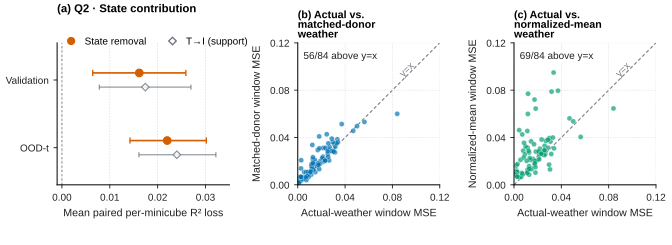

The script that saved this image:
#!/usr/bin/env python3
"""Generate TerraState Figure 3 v2 from frozen Q2/Q3 JSON records.

This script:
  * reads paired Q2 estimates and frozen bootstrap intervals directly;
  * reads all 84 Q3 paired rows directly;
  * never reruns evaluation, filters samples, or hard-codes plotted values;
  * validates the current source files against the frozen results ledger;
  * writes SVG, vector PDF, 300-dpi PNG, grayscale, and paper-scale previews.
"""

from __future__ import annotations

import hashlib
import json
import math
import os
from pathlib import Path
from typing import Any

os.environ.setdefault("MPLCONFIGDIR", "/tmp/terrastate_fig3_mplconfig")

import matplotlib

matplotlib.use("Agg")
import matplotlib.pyplot as plt
import numpy as np
from matplotlib.lines import Line2D
from PIL import Image


FIGURE_WORKSPACE = Path(__file__).resolve().parents[1]
PROJECT_ROOT = FIGURE_WORKSPACE.parents[1]

VAL_Q2 = (
    PROJECT_ROOT
    / "TerraState_AAAI27/evidence_workspace/raw/release/"
    / "val_q2_state_contract_exclusive.json"
)
OODT_Q2 = (
    PROJECT_ROOT
    / "TerraState_AAAI27/evidence_workspace/raw/release/"
    / "oodt_q1q2_state_contract_exclusive.json"
)
Q3_RECORD = (
    PROJECT_ROOT
    / "TerraState_AAAI27/evidence_workspace/raw/release/"
    / "q3_extreme_state_audit.json"
)
RESULTS_LEDGER = (
    PROJECT_ROOT / "TerraState_AAAI27/evidence_workspace/results_ledger.json"
)

SVG_OUTPUT = FIGURE_WORKSPACE / "source/fig3_behavior_v2.svg"
PDF_OUTPUT = FIGURE_WORKSPACE / "export/fig3_behavior_v2.pdf"
PNG_OUTPUT = FIGURE_WORKSPACE / "export/fig3_behavior_v2.png"
GRAY_OUTPUT = FIGURE_WORKSPACE / "qa/fig3_behavior_v2_grayscale.png"
PAPERSCALE_OUTPUT = FIGURE_WORKSPACE / "qa/fig3_behavior_v2_paperscale.png"

EXPECTED_Q3_PAIRS = 84
EXPECTED_DONOR_DELTA = 0.002565468112672014
EXPECTED_MEAN_DELTA = 0.011261332329706334

INK = "#202124"
GRID = "#D5D9DE"
ZERO = "#7B8087"
STATE = "#D55E00"  # Okabe-Ito vermillion
SUPPORT = "#6C757D"
DONOR = "#0072B2"  # Okabe-Ito blue
MEAN = "#009E73"  # Okabe-Ito bluish green


def read_json(path: Path) -> dict[str, Any]:
    with path.open("r", encoding="utf-8") as handle:
        return json.load(handle)


def sha256(path: Path) -> str:
    return hashlib.sha256(path.read_bytes()).hexdigest()


def require_finite(value: Any, label: str) -> float:
    if not isinstance(value, (int, float)) or not math.isfinite(value):
        raise ValueError(f"{label} is missing or non-finite: {value!r}")
    return float(value)


def ledger_hashes(ledger: dict[str, Any]) -> dict[str, str]:
    hashes: dict[str, str] = {}
    for record in ledger.get("records", []):
        raw_path = record.get("raw_json_absolute_path")
        raw_hash = record.get("raw_json_sha256")
        if raw_path and raw_hash:
            hashes[str(Path(raw_path).resolve())] = str(raw_hash)
    return hashes


def verify_frozen_sources(ledger: dict[str, Any]) -> None:
    expected = ledger_hashes(ledger)
    for path in (VAL_Q2, OODT_Q2, Q3_RECORD):
        resolved = str(path.resolve())
        if resolved not in expected:
            raise ValueError(f"source is absent from frozen results ledger: {path}")
        observed = sha256(path)
        if observed != expected[resolved]:
            raise ValueError(
                f"frozen source hash mismatch for {path}: "
                f"ledger={expected[resolved]}, observed={observed}"
            )


def extract_q2(record: dict[str, Any], split: str) -> dict[str, Any]:
    if record.get("status") != "COMPLETE":
        raise ValueError(f"{split}: Q2 record is not COMPLETE")
    q2 = record["Q2_load_bearing"]
    definitions = {
        "state_removal": q2["closure_cut_alpha0"]["bootstrap95"],
        "transition_identity": q2["transition_identity"]["bootstrap95"],
    }
    extracted: dict[str, Any] = {"split": split}
    for key, block in definitions.items():
        mean = require_finite(block.get("mean"), f"{split}.{key}.mean")
        low = require_finite(block.get("ci_low"), f"{split}.{key}.ci_low")
        high = require_finite(block.get("ci_high"), f"{split}.{key}.ci_high")
        n = int(block.get("n", 0))
        if not (low <= mean <= high):
            raise ValueError(f"{split}.{key}: estimate is outside its CI")
        if n <= 0:
            raise ValueError(f"{split}.{key}: invalid paired sample count {n}")
        extracted[key] = {"mean": mean, "low": low, "high": high, "n": n}
    return extracted


def extract_q3(record: dict[str, Any]) -> dict[str, Any]:
    rows = record["models"]["exclusive"]["q3_donor_rows"]
    if int(record.get("n_pairs", -1)) != EXPECTED_Q3_PAIRS:
        raise ValueError(f"top-level n_pairs is not {EXPECTED_Q3_PAIRS}")
    if len(rows) != EXPECTED_Q3_PAIRS:
        raise ValueError(f"q3_donor_rows has {len(rows)} rows, expected 84")

    fields = ("loss_e_actual", "loss_e_donor", "loss_e_mean")
    arrays: dict[str, np.ndarray] = {}
    for field in fields:
        values = [
            require_finite(row.get(field), f"q3_donor_rows[{i}].{field}")
            for i, row in enumerate(rows)
        ]
        arrays[field] = np.asarray(values, dtype=float)

    donor_delta = float(np.mean(arrays["loss_e_donor"] - arrays["loss_e_actual"]))
    mean_delta = float(np.mean(arrays["loss_e_mean"] - arrays["loss_e_actual"]))
    fidelity = record["models"]["exclusive"]["q3_donor_fidelity"]["endpoint_fidelity"]
    frozen_donor = require_finite(
        fidelity["extreme_actual_vs_donor"]["delta_loss_mean"],
        "frozen donor delta",
    )
    frozen_mean = require_finite(
        fidelity["extreme_actual_vs_mean"]["delta_loss_mean"],
        "frozen normalized-mean delta",
    )
    for name, observed, frozen, expected in (
        ("donor", donor_delta, frozen_donor, EXPECTED_DONOR_DELTA),
        ("normalized mean", mean_delta, frozen_mean, EXPECTED_MEAN_DELTA),
    ):
        if not math.isclose(observed, frozen, rel_tol=0.0, abs_tol=1e-12):
            raise ValueError(f"{name} row mean {observed} != frozen mean {frozen}")
        if not math.isclose(observed, expected, rel_tol=0.0, abs_tol=1e-12):
            raise ValueError(f"{name} row mean {observed} != expected frozen value {expected}")

    return {
        **arrays,
        "n": len(rows),
        "donor_delta": donor_delta,
        "mean_delta": mean_delta,
        "donor_above": int(
            np.sum(arrays["loss_e_donor"] > arrays["loss_e_actual"])
        ),
        "mean_above": int(np.sum(arrays["loss_e_mean"] > arrays["loss_e_actual"])),
        "donor_equal": int(
            np.sum(arrays["loss_e_donor"] == arrays["loss_e_actual"])
        ),
        "mean_equal": int(np.sum(arrays["loss_e_mean"] == arrays["loss_e_actual"])),
        "unique_extreme_keys": len({row["e_key"] for row in rows}),
    }


def configure_style() -> None:
    matplotlib.rcParams.update(
        {
            "font.family": "sans-serif",
            "font.sans-serif": ["Arial", "Helvetica", "DejaVu Sans"],
            "font.size": 8.0,
            "axes.labelsize": 8.0,
            "axes.titlesize": 8.5,
            "xtick.labelsize": 7.5,
            "ytick.labelsize": 7.5,
            "legend.fontsize": 7.5,
            "axes.linewidth": 0.75,
            "lines.linewidth": 0.9,
            "pdf.fonttype": 42,
            "ps.fonttype": 42,
            "svg.fonttype": "none",
            "savefig.facecolor": "white",
            "savefig.edgecolor": "white",
        }
    )


def draw_q2(ax: plt.Axes, q2_rows: list[dict[str, Any]]) -> None:
    y_base = np.asarray([1.0, 0.0])
    offset = 0.105

    state_mean = np.asarray([row["state_removal"]["mean"] for row in q2_rows])
    state_low = np.asarray([row["state_removal"]["low"] for row in q2_rows])
    state_high = np.asarray([row["state_removal"]["high"] for row in q2_rows])
    tid_mean = np.asarray([row["transition_identity"]["mean"] for row in q2_rows])
    tid_low = np.asarray([row["transition_identity"]["low"] for row in q2_rows])
    tid_high = np.asarray([row["transition_identity"]["high"] for row in q2_rows])

    ax.axvline(0.0, color=ZERO, linestyle=(0, (2, 2)), linewidth=0.8, zorder=0)
    ax.errorbar(
        state_mean,
        y_base + offset,
        xerr=np.vstack((state_mean - state_low, state_high - state_mean)),
        fmt="o",
        markersize=5.6,
        markerfacecolor=STATE,
        markeredgecolor=STATE,
        ecolor=STATE,
        elinewidth=1.25,
        capsize=2.3,
        capthick=1.0,
        zorder=3,
    )
    ax.errorbar(
        tid_mean,
        y_base - offset,
        xerr=np.vstack((tid_mean - tid_low, tid_high - tid_mean)),
        fmt="D",
        markersize=4.0,
        markerfacecolor="white",
        markeredgecolor=SUPPORT,
        markeredgewidth=0.9,
        ecolor=SUPPORT,
        elinewidth=0.85,
        capsize=1.9,
        capthick=0.75,
        alpha=0.78,
        zorder=2,
    )

    ax.set_yticks(y_base, ["Validation", "OOD-t"])
    ax.set_ylim(-0.55, 1.55)
    ax.set_xlim(-0.001, 0.035)
    ax.set_xticks([0.0, 0.01, 0.02, 0.03])
    ax.set_xlabel("Mean paired per-minicube R² loss")
    ax.set_title("(a) Q2 · State contribution", loc="left", fontweight="bold", pad=23)
    ax.grid(axis="x", color=GRID, linewidth=0.55, linestyle=(0, (2, 2)), zorder=0)

    handles = [
        Line2D(
            [0],
            [0],
            marker="o",
            linestyle="none",
            color=STATE,
            markerfacecolor=STATE,
            markersize=5.2,
            label="State removal",
        ),
        Line2D(
            [0],
            [0],
            marker="D",
            linestyle="none",
            color=SUPPORT,
            markerfacecolor="white",
            markersize=4.0,
            label="T→I (support)",
        ),
    ]
    ax.legend(
        handles=handles,
        loc="upper left",
        bbox_to_anchor=(0.0, 1.07),
        frameon=False,
        ncol=2,
        handletextpad=0.35,
        columnspacing=0.75,
        borderaxespad=0.0,
    )


def draw_scatter(
    ax: plt.Axes,
    x: np.ndarray,
    y: np.ndarray,
    limit: float,
    color: str,
    title: str,
    ylabel: str,
    above: int,
) -> None:
    ax.plot(
        [0.0, limit],
        [0.0, limit],
        color=ZERO,
        linestyle=(0, (3, 2)),
        linewidth=0.85,
        zorder=1,
    )
    ax.scatter(
        x,
        y,
        s=15,
        c=color,
        alpha=0.68,
        edgecolors="white",
        linewidths=0.28,
        zorder=2,
    )
    ax.set_xlim(0.0, limit)
    ax.set_ylim(0.0, limit)
    ticks = np.linspace(0.0, limit, 4)
    ax.set_xticks(ticks)
    ax.set_yticks(ticks)
    ax.set_xlabel("Actual-weather window MSE")
    ax.set_ylabel(ylabel)
    ax.set_title(
        title,
        loc="left",
        fontweight="bold",
        fontsize=8.0,
        pad=4,
        linespacing=0.92,
    )
    ax.set_aspect("equal", adjustable="box")
    ax.grid(color=GRID, linewidth=0.45, linestyle=(0, (2, 2)), zorder=0)
    ax.text(
        0.04,
        0.94,
        f"{above}/{len(x)} above y=x",
        transform=ax.transAxes,
        ha="left",
        va="top",
        fontsize=7.5,
        color=INK,
        bbox={"facecolor": "white", "edgecolor": "none", "pad": 1.0, "alpha": 0.88},
    )
    ax.text(
        0.78,
        0.82,
        "y=x",
        transform=ax.transAxes,
        rotation=45,
        fontsize=7.5,
        color=ZERO,
        ha="center",
        va="center",
    )


def paper_scale_preview(png_path: Path, output: Path) -> None:
    page_dpi = 150
    page = Image.new("RGB", (int(8.5 * page_dpi), int(11 * page_dpi)), "white")
    with Image.open(png_path) as image:
        image = image.convert("RGB")
        final_width = int(7.0 * page_dpi)
        final_height = round(image.height * final_width / image.width)
        image = image.resize((final_width, final_height), Image.Resampling.LANCZOS)
        x = round((page.width - final_width) / 2)
        y = int(0.8 * page_dpi)
        page.paste(image, (x, y))
    page.save(output, dpi=(page_dpi, page_dpi), optimize=True)


def save_outputs(fig: plt.Figure) -> None:
    SVG_OUTPUT.parent.mkdir(parents=True, exist_ok=True)
    PDF_OUTPUT.parent.mkdir(parents=True, exist_ok=True)
    GRAY_OUTPUT.parent.mkdir(parents=True, exist_ok=True)
    fig.savefig(SVG_OUTPUT, format="svg")
    fig.savefig(PDF_OUTPUT, format="pdf")
    fig.savefig(PNG_OUTPUT, format="png", dpi=300)
    with Image.open(PNG_OUTPUT) as image:
        gray = image.convert("L").convert("RGB")
        gray.save(GRAY_OUTPUT, dpi=(300, 300), optimize=True)
    paper_scale_preview(PNG_OUTPUT, PAPERSCALE_OUTPUT)


def main() -> None:
    ledger = read_json(RESULTS_LEDGER)
    verify_frozen_sources(ledger)
    q2_rows = [
        extract_q2(read_json(VAL_Q2), "Validation"),
        extract_q2(read_json(OODT_Q2), "OOD-t"),
    ]
    q3 = extract_q3(read_json(Q3_RECORD))

    configure_style()
    fig, axes = plt.subplots(
        1,
        3,
        figsize=(7.0, 2.55),
        gridspec_kw={"width_ratios": [1.12, 1.0, 1.0]},
    )
    fig.subplots_adjust(
        left=0.085,
        right=0.985,
        bottom=0.245,
        top=0.825,
        wspace=0.39,
    )

    draw_q2(axes[0], q2_rows)
    shared_max = max(
        float(np.max(q3["loss_e_actual"])),
        float(np.max(q3["loss_e_donor"])),
        float(np.max(q3["loss_e_mean"])),
    )
    shared_limit = math.ceil(shared_max / 0.02) * 0.02
    draw_scatter(
        axes[1],
        q3["loss_e_actual"],
        q3["loss_e_donor"],
        shared_limit,
        DONOR,
        "(b) Actual vs.\nmatched-donor\nweather",
        "Matched-donor window MSE",
        q3["donor_above"],
    )
    draw_scatter(
        axes[2],
        q3["loss_e_actual"],
        q3["loss_e_mean"],
        shared_limit,
        MEAN,
        "(c) Actual vs.\nnormalized-mean\nweather",
        "Normalized-mean window MSE",
        q3["mean_above"],
    )
    for ax in axes:
        ax.spines["top"].set_visible(False)
        ax.spines["right"].set_visible(False)
        ax.tick_params(direction="out", length=2.7, width=0.7, colors=INK)
        ax.xaxis.label.set_color(INK)
        ax.yaxis.label.set_color(INK)
        ax.title.set_color(INK)

    save_outputs(fig)
    plt.close(fig)

    summary = {
        "q2": q2_rows,
        "q3_n": q3["n"],
        "q3_unique_extreme_keys": q3["unique_extreme_keys"],
        "donor_mean_delta": q3["donor_delta"],
        "mean_weather_mean_delta": q3["mean_delta"],
        "donor_above_diagonal": q3["donor_above"],
        "mean_weather_above_diagonal": q3["mean_above"],
        "donor_equal_diagonal": q3["donor_equal"],
        "mean_weather_equal_diagonal": q3["mean_equal"],
        "shared_scatter_limit": shared_limit,
        "outputs": [
            str(SVG_OUTPUT),
            str(PDF_OUTPUT),
            str(PNG_OUTPUT),
            str(GRAY_OUTPUT),
            str(PAPERSCALE_OUTPUT),
        ],
    }
    print(json.dumps(summary, indent=2))


if __name__ == "__main__":
    main()
